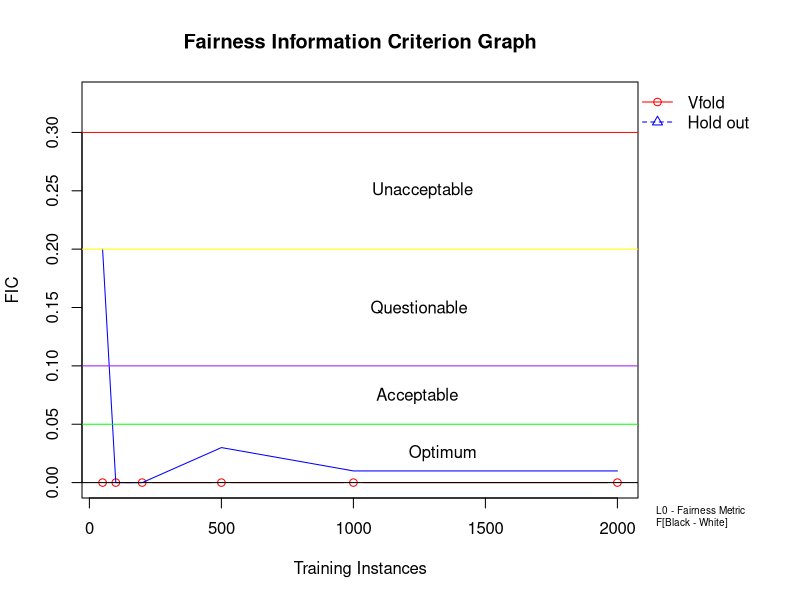
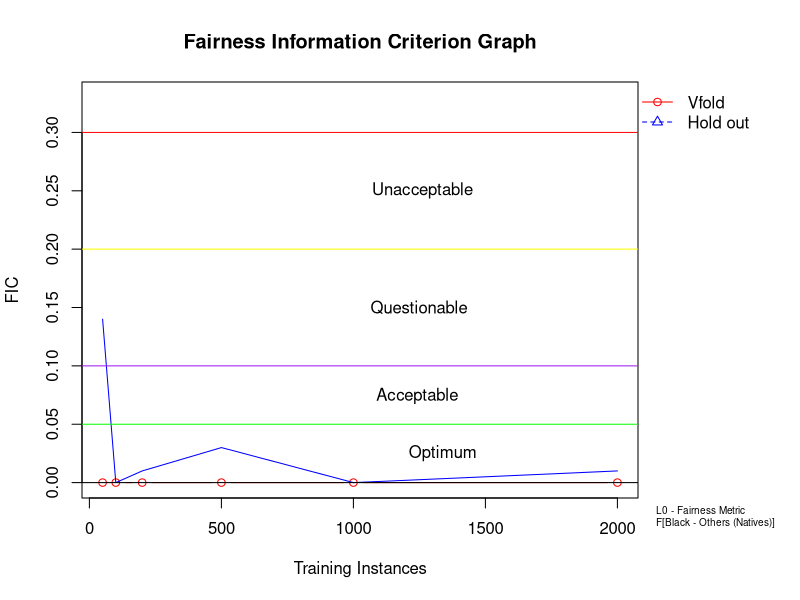
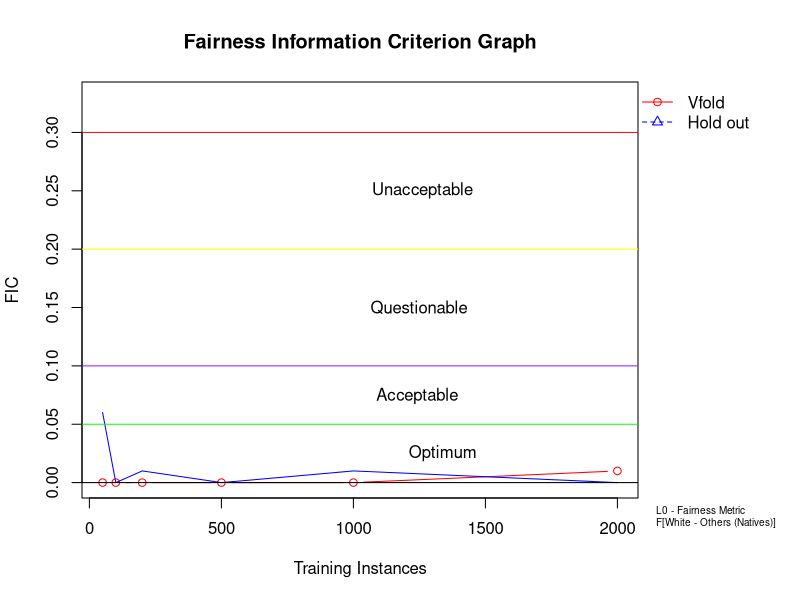

These charts were generated, in order, by the following R code:

y = c(0.0, 0.09, 0.1, 0.2, 0.3, 0.5)
y = c('a','b','c','d','e','f')
x = c(50,100,200,500,1000,2000)
#++ Cvs
CV = rep(c('Vfold','HoldOut'),each = 6)
m = rep(c('50','100','200','500','1000','2000'),2)

#+++B-W
#CfCV = c(0.00,0.00,0.00,0.00,0.02,0.01)
Vfold = c(0.00,0.00,0.00,0.00,0.00,0.00)
#DSGCV = c(0.00,0.00,0.00,0.00,0.00,0.00)
Hold = c(0.20,0.00,0.00,0.03,0.01,0.01)


#++++
par(oma=c(0, 0, 0, 6))
plot(x,Vfold, type="b", col="red", lwd=1, pch=1, xlab="Training Instances", ylab="FIC", 
ylim=range(0,0.33), main = 'Fairness Information Criterion Graph')
#lines(x, Vfold, type="o", col="red", lwd=1, pch=2)
#lines(x, DSGCV, type="c", col="blue", lwd=1, pch=3)
lines(x, Hold, type="l", col="blue", lwd=1, pch=4)
legend(par('usr')[2], par('usr')[4], bty='n', xpd=NA,
       c("Vfold", "Hold out"),
col = c("red","blue"), pch=c(1, 2), lty=c(1,2))
abline(h=0, col="black")
abline(h=0.05, col="green")
abline(h=0.10, col="purple")
abline(h=0.2, col="yellow")
abline(h=0.3, col="red")
abline(h=0.4, col="red")
text(-1, 0.025, "Optimum",adj = -4.7)
text(-1, 0.074, "Acceptable",adj = -3.5)
text(-1, 0.15, "Questionable",adj = -2.9)
text(-1, 0.25, "Unacceptable",adj = -2.8)

legend(par('usr')[2], par('usr')[3.8], bty='n', xpd=NA,
c("L0 - Fairness Metric", "F[Black - White]"),
cex = 0.60)

###################################################################

#+++B-N
#CfCV = c(0.06,0.00,0.00,0.01,0.01,0.01)
Vfold = c(0.00,0.00,0.00,0.00,0.00,0.00)
#DSGCV = c(0.00,0.00,0.00,0.00,0.00,0.00)
Hold = c(0.14,0.00,0.01,0.03,0.00,0.01)


#++++
par(oma=c(0, 0, 0, 6))
plot(x,Vfold, type="b", col="red", lwd=1, pch=1, xlab="Training Instances", ylab="FIC", 
ylim=range(0,0.33), main = 'Fairness Information Criterion Graph')
#lines(x, Vfold, type="o", col="red", lwd=1, pch=2)
#lines(x, DSGCV, type="c", col="blue", lwd=1, pch=3)
lines(x, Hold, type="l", col="blue", lwd=1, pch=4)
legend(par('usr')[2], par('usr')[4], bty='n', xpd=NA,
       c("Vfold", "Hold out"),
col = c("red","blue"), pch=c(1, 2), lty=c(1,2))
abline(h=0, col="black")
abline(h=0.05, col="green")
abline(h=0.10, col="purple")
abline(h=0.2, col="yellow")
abline(h=0.3, col="red")
abline(h=0.4, col="red")
text(-1, 0.025, "Optimum",adj = -4.7)
text(-1, 0.074, "Acceptable",adj = -3.5)
text(-1, 0.15, "Questionable",adj = -2.9)
text(-1, 0.25, "Unacceptable",adj = -2.8)

legend(par('usr')[2], par('usr')[3.8], bty='n', xpd=NA,
c("L0 - Fairness Metric", "F[Black - Others (Natives)]"),
cex = 0.60)

###################################################################

#+++W-N
#CfCV = c(0.06,0.00,0.00,0.01,0.01,0.00)
Vfold = c(0.00,0.00,0.00,0.00,0.00,0.01)
#DSGCV = c(0.00,0.00,0.00,0.00,0.00,0.00)
Hold = c(0.06,0.00,0.01,0.00,0.01,0.00)


#++++
par(oma=c(0, 0, 0, 6))
plot(x,Vfold, type="b", col="red", lwd=1, pch=1, xlab="Training Instances", ylab="FIC", 
ylim=range(0,0.33), main = 'Fairness Information Criterion Graph')
#lines(x, Vfold, type="o", col="red", lwd=1, pch=2)
#lines(x, DSGCV, type="c", col="blue", lwd=1, pch=3)
lines(x, Hold, type="l", col="blue", lwd=1, pch=4)
legend(par('usr')[2], par('usr')[4], bty='n', xpd=NA,
       c("Vfold", "Hold out"),
col = c("red","blue"), pch=c(1, 2), lty=c(1,2))
abline(h=0, col="black")
abline(h=0.05, col="green")
abline(h=0.10, col="purple")
abline(h=0.2, col="yellow")
abline(h=0.3, col="red")
abline(h=0.4, col="red")
text(-1, 0.025, "Optimum",adj = -4.7)
text(-1, 0.074, "Acceptable",adj = -3.5)
text(-1, 0.15, "Questionable",adj = -2.9)
text(-1, 0.25, "Unacceptable",adj = -2.8)

legend(par('usr')[2], par('usr')[3.8], bty='n', xpd=NA,
c("L0 - Fairness Metric", "F[White - Others (Natives)]"),
cex = 0.60)
